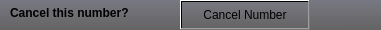
         <widget class="QWidget" name="cancel_confirm" native="true">
          <property name="geometry">
           <rect>
            <x>480</x>
            <y>50</y>
            <width>381</width>
            <height>30</height>
           </rect>
          </property>
          <property name="styleSheet">
           <string notr="true">QWidget{
background-color: qlineargradient(spread:pad, x1:0.5, y1:1, x2:0.5, y2:0, stop:0 rgba(100, 100, 100, 255), stop:1 rgba(120, 120, 130, 255));
}</string>
          </property>
          <widget class="QLabel" name="label">
           <property name="geometry">
            <rect>
             <x>10</x>
             <y>5</y>
             <width>171</width>
             <height>16</height>
            </rect>
           </property>
           <property name="font">
            <font>
             <weight>75</weight>
             <bold>true</bold>
            </font>
           </property>
           <property name="styleSheet">
            <string notr="true">background-color:none</string>
           </property>
           <property name="text">
            <string>Cancel this number?</string>
           </property>
          </widget>
          <widget class="QPushButton" name="cancel_confirm_but">
           <property name="geometry">
            <rect>
             <x>180</x>
             <y>0</y>
             <width>130</width>
             <height>30</height>
            </rect>
           </property>
           <property name="minimumSize">
            <size>
             <width>130</width>
             <height>30</height>
            </size>
           </property>
           <property name="maximumSize">
            <size>
             <width>30</width>
             <height>30</height>
            </size>
           </property>
           <property name="styleSheet">
            <string notr="true">QPushButton{
	border-style: outset;
	border-width: 2px;
	border-top-color: qlineargradient(spread:pad, x1:0.5, y1:0.6, x2:0.5, y2:0.4, stop:0 rgba(115, 115, 115, 255), stop:1 rgba(62, 62, 62, 255));
	border-right-color: qlineargradient(spread:pad, x1:0.4, y1:0.5, x2:0.6, y2:0.5, stop:0 rgba(115, 115, 115, 255), stop:1 rgba(62, 62, 62, 255));
	border-left-color: qlineargradient(spread:pad, x1:0.6, y1:0.5, x2:0.4, y2:0.5, stop:0 rgba(115, 115, 115, 255), stop:1 rgba(62, 62, 62, 255));
	border-bottom-color: rgb(58, 58, 58);
	border-bottom-width: 1px;
	border-style: solid;
	color: rgb(255, 255, 255);
	padding: 2px;
	background-color: qlineargradient(spread:pad, x1:0.5, y1:1, x2:0.5, y2:0, stop:0 rgba(77, 77, 77, 255), stop:1 rgba(97, 97, 97, 255));
border:0
}
QPushButton:hover{
	border-style: outset;
	border-width: 2px;
	border-top-color: qlineargradient(spread:pad, x1:0.5, y1:0.6, x2:0.5, y2:0.4, stop:0 rgba(180, 180, 180, 255), stop:1 rgba(110, 110, 110, 255));
	border-right-color: qlineargradient(spread:pad, x1:0.4, y1:0.5, x2:0.6, y2:0.5, stop:0 rgba(180, 180, 180, 255), stop:1 rgba(110, 110, 110, 255));
	border-left-color: qlineargradient(spread:pad, x1:0.6, y1:0.5, x2:0.4, y2:0.5, stop:0 rgba(180, 180, 180, 255), stop:1 rgba(110, 110, 110, 255));
	border-bottom-color: rgb(115, 115, 115);
	border-bottom-width: 1px;
	border-style: solid;
	color: rgb(255, 255, 255);
	padding: 2px;
	background-color: qlineargradient(spread:pad, x1:0.5, y1:1, x2:0.5, y2:0, stop:0 rgba(80, 80, 80, 255), stop:1 rgba(80, 80, 80, 255));
border:0;
color:red;
}
QPushButton:pressed{
	border-style: outset;
	border-width: 2px;
	border-top-color: qlineargradient(spread:pad, x1:0.5, y1:0.6, x2:0.5, y2:0.4, stop:0 rgba(62, 62, 62, 255), stop:1 rgba(22, 22, 22, 255));
	border-right-color: qlineargradient(spread:pad, x1:0.4, y1:0.5, x2:0.6, y2:0.5, stop:0 rgba(115, 115, 115, 255), stop:1 rgba(62, 62, 62, 255));
	border-left-color: qlineargradient(spread:pad, x1:0.6, y1:0.5, x2:0.4, y2:0.5, stop:0 rgba(115, 115, 115, 255), stop:1 rgba(62, 62, 62, 255));
	border-bottom-color: rgb(58, 58, 58);
	border-bottom-width: 1px;
	border-style: solid;
	color: rgb(255, 255, 255);
	padding: 2px;
	background-color: qlineargradient(spread:pad, x1:0.5, y1:1, x2:0.5, y2:0, stop:0 rgba(77, 77, 77, 255), stop:1 rgba(97, 97, 97, 255));
border:0
}

border-radius:15px;
border:0;</string>
           </property>
           <property name="text">
            <string>Cancel Number</string>
           </property>
          </widget>
          <widget class="QPushButton" name="close_cancel_widget">
           <property name="geometry">
            <rect>
             <x>340</x>
             <y>0</y>
             <width>40</width>
             <height>30</height>
            </rect>
           </property>
           <property name="minimumSize">
            <size>
             <width>40</width>
             <height>30</height>
            </size>
           </property>
           <property name="maximumSize">
            <size>
             <width>30</width>
             <height>30</height>
            </size>
           </property>
           <property name="styleSheet">
            <string notr="true">QPushButton{
	border-style: outset;
	border-width: 2px;
	border-top-color: qlineargradient(spread:pad, x1:0.5, y1:0.6, x2:0.5, y2:0.4, stop:0 rgba(115, 115, 115, 255), stop:1 rgba(62, 62, 62, 255));
	border-right-color: qlineargradient(spread:pad, x1:0.4, y1:0.5, x2:0.6, y2:0.5, stop:0 rgba(115, 115, 115, 255), stop:1 rgba(62, 62, 62, 255));
	border-left-color: qlineargradient(spread:pad, x1:0.6, y1:0.5, x2:0.4, y2:0.5, stop:0 rgba(115, 115, 115, 255), stop:1 rgba(62, 62, 62, 255));
	border-bottom-color: rgb(58, 58, 58);
	border-bottom-width: 1px;
	border-style: solid;
	color: rgb(255, 255, 255);
	padding: 2px;
	background-color: qlineargradient(spread:pad, x1:0.5, y1:1, x2:0.5, y2:0, stop:0 rgba(77, 77, 77, 255), stop:1 rgba(97, 97, 97, 255));
border:1px white solid;
background-color: qlineargradient(spread:pad, x1:0.5, y1:1, x2:0.5, y2:0, stop:0 rgba(100, 100, 100, 200), stop:1 rgba(120, 120, 130, 200));
}
QPushButton:hover{
	border-style: outset;
	border-width: 2px;
	border-top-color: qlineargradient(spread:pad, x1:0.5, y1:0.6, x2:0.5, y2:0.4, stop:0 rgba(180, 180, 180, 255), stop:1 rgba(110, 110, 110, 255));
	border-right-color: qlineargradient(spread:pad, x1:0.4, y1:0.5, x2:0.6, y2:0.5, stop:0 rgba(180, 180, 180, 255), stop:1 rgba(110, 110, 110, 255));
	border-left-color: qlineargradient(spread:pad, x1:0.6, y1:0.5, x2:0.4, y2:0.5, stop:0 rgba(180, 180, 180, 255), stop:1 rgba(110, 110, 110, 255));
	border-bottom-color: rgb(115, 115, 115);
	border-bottom-width: 1px;
	border-style: solid;
	color: rgb(255, 255, 255);
	padding: 2px;
	background-color: qlineargradient(spread:pad, x1:0.5, y1:1, x2:0.5, y2:0, stop:0 rgba(107, 107, 107, 255), stop:1 rgba(157, 157, 157, 255));
border:1px white solid;
}
QPushButton:pressed{
	border-style: outset;
	border-width: 2px;
	border-top-color: qlineargradient(spread:pad, x1:0.5, y1:0.6, x2:0.5, y2:0.4, stop:0 rgba(62, 62, 62, 255), stop:1 rgba(22, 22, 22, 255));
	border-right-color: qlineargradient(spread:pad, x1:0.4, y1:0.5, x2:0.6, y2:0.5, stop:0 rgba(115, 115, 115, 255), stop:1 rgba(62, 62, 62, 255));
	border-left-color: qlineargradient(spread:pad, x1:0.6, y1:0.5, x2:0.4, y2:0.5, stop:0 rgba(115, 115, 115, 255), stop:1 rgba(62, 62, 62, 255));
	border-bottom-color: rgb(58, 58, 58);
	border-bottom-width: 1px;
	border-style: solid;
	color: rgb(255, 255, 255);
	padding: 2px;
	background-color: qlineargradient(spread:pad, x1:0.5, y1:1, x2:0.5, y2:0, stop:0 rgba(77, 77, 77, 255), stop:1 rgba(97, 97, 97, 255));
border:1px white solid;
}</string>
           </property>
           <property name="text">
            <string/>
           </property>
           <property name="icon">
            <iconset>
             <normaloff>cancel2.svg</normaloff>cancel2.svg</iconset>
           </property>
          </widget>
         </widget>
